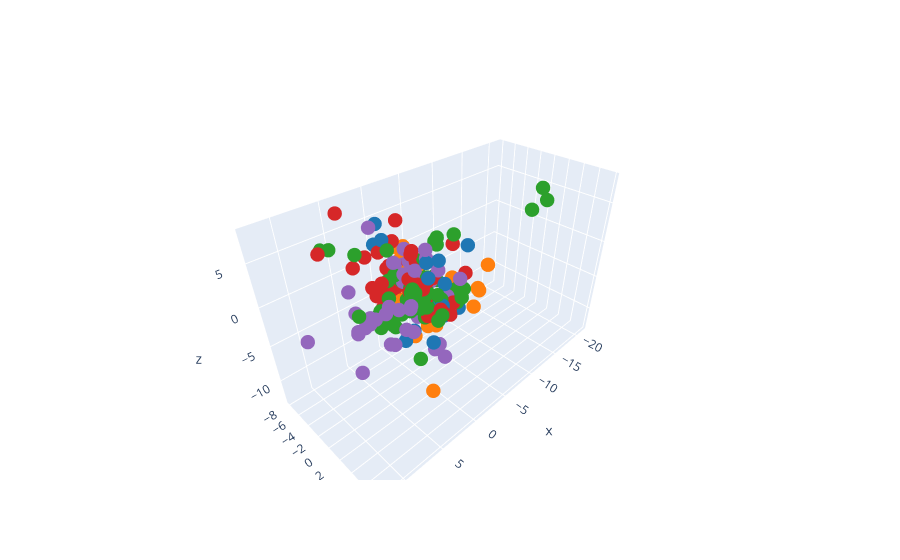

The notebook cell this image was saved under:
### Code cell
import plotly.graph_objects as go
from matplotlib import cm

# get tab10 RGBA colors from matplotlib
tab10 = cm.get_cmap('tab10')
colors = [f'rgba({int(r*255)}, {int(g*255)}, {int(b*255)}, {a})' 
          for r, g, b, a in tab10(np.linspace(0, 1, 10))]

fig = go.Figure(
    data=go.Scatter3d(
        x=clustered[0],
        y=clustered[1],
        z=clustered[2],
        mode='markers',## Correlate with feature probability
        marker=dict(
            size=5,
            color=[colors[c] for c in clustered['mouse_cluster']]  # assign tab10 color per cluster
        )))

fig.show()

### Figure 1 — Plotly figure (JSON) as saved in the notebook; plotly's stock layout.template omitted (floating-point values rounded to 4 significant figures; data arrays with more than 128 entries replaced by an {"elided": "..."} marker saying what was removed)
{"data": [{"marker": {"color": {"elided": "180 str values"}, "size": 5}, "mode": "markers", "type": "scatter3d", "x": {"elided": "180 float values"}, "y": {"elided": "180 float values"}, "z": {"elided": "180 float values"}}], "layout": {}}
